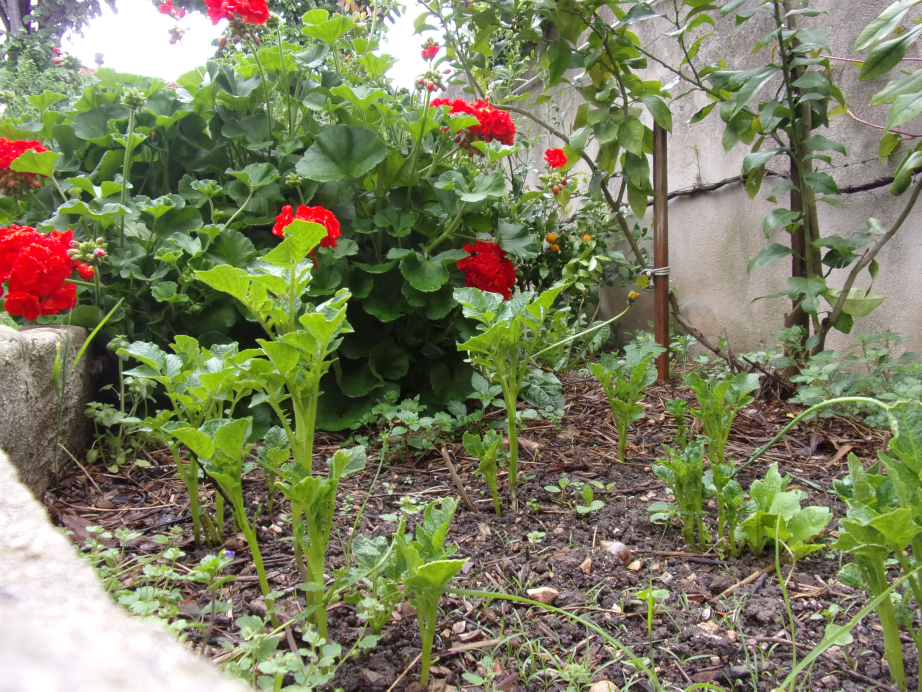
#> input picture Images/Im1.JPG, 4608 x 3456 px (shown at 1/5 size)
$ python scriptRegisterImages.py
#> lines starting #> are read from the running program, lines starting #| are printed output that depends on the picture
import cv2
import numpy as np
from matplotlib import pyplot as plt
from matplotlib import cm


########
#      #
# Main #
#      #
########

if __name__ == '__main__':
    # Load Images
    img1 = cv2.imread('Images/Im1.JPG', 0)
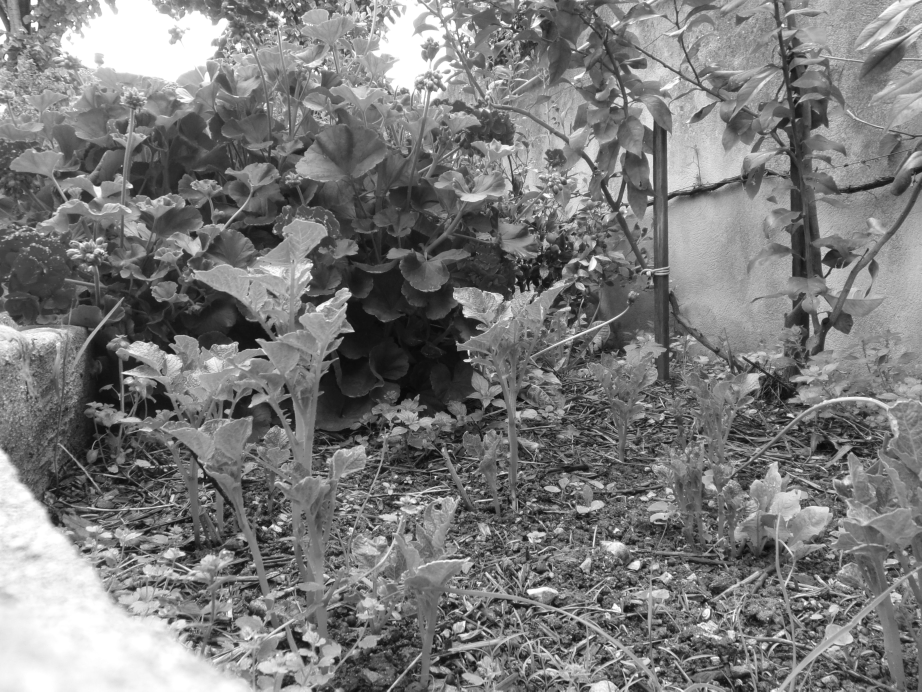
#> img1: shape (3456, 4608) (shown at 1/5 size); min 1, max 255, mean 123.2
    img2 = cv2.imread('Images/Im2.JPG', 0)
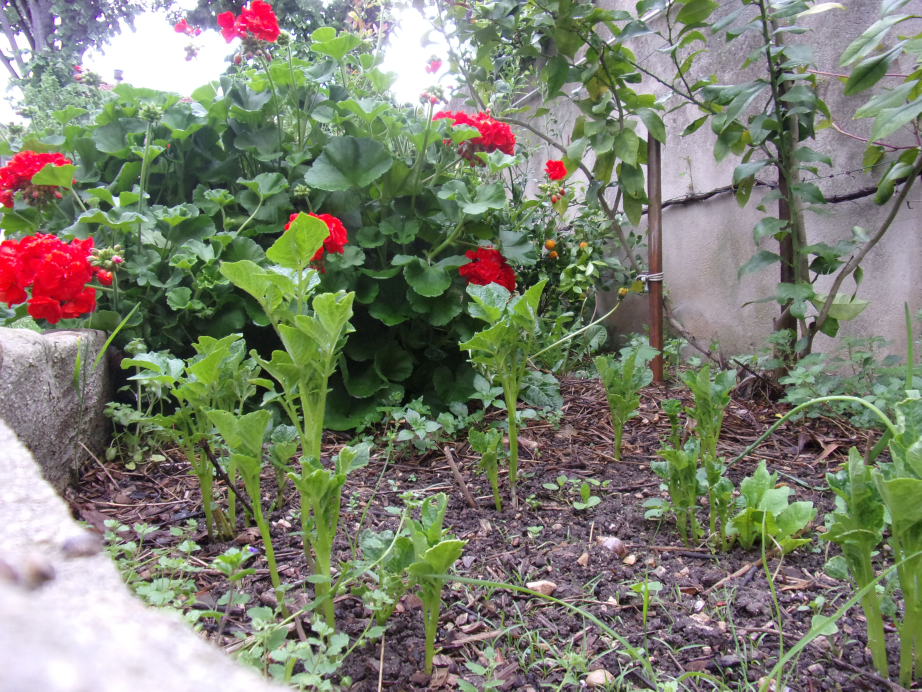
#> input picture Images/Im2.JPG, 4608 x 3456 px (shown at 1/5 size)
#> img2: shape (3456, 4608); min 0, max 255, mean 126.1
    img1 = img1[1000::2, 0:3000:2]
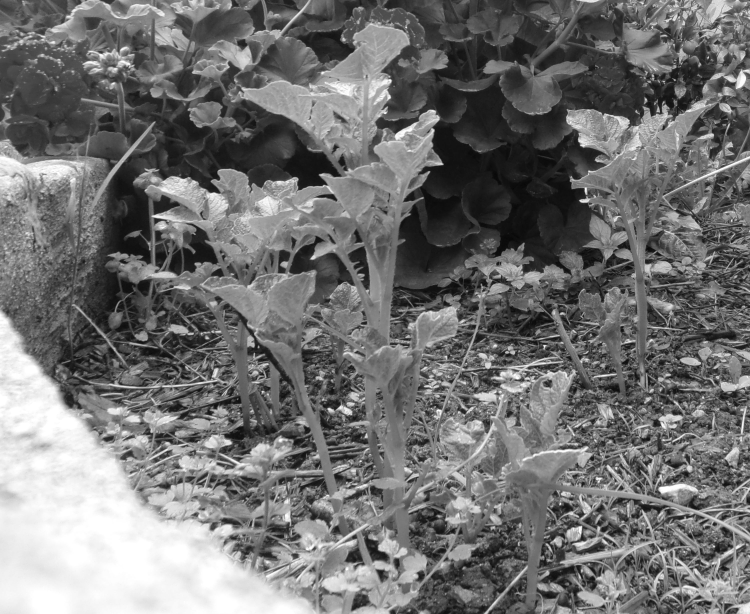
#> img1: shape (1228, 1500) (shown at 1/2 size); min 6, max 255, mean 113.9
    img2 = img2[1000::2, 0:3000:2]
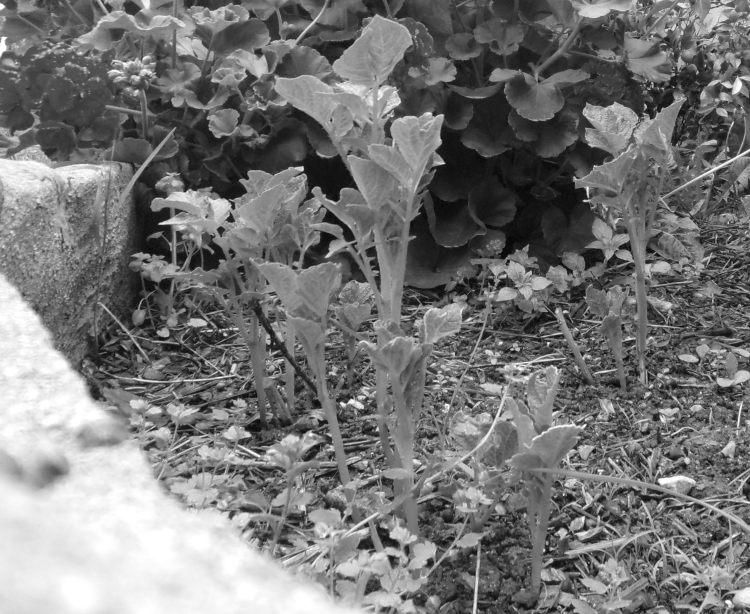
#> img2: shape (1228, 1500) (shown at 1/2 size); min 0, max 255, mean 118.3

    # Vizu 1
    plt.figure(figsize=(15, 12))
    plt.imshow(img2, cmap=cm.gray)
    plt.show()

    # SIFT descriptors
    sift = cv2.xfeatures2d.SIFT_create()
    # instead of sift = cv2.sift, need to install opencv-contrib-python with pip install -U opencv-contrib-python==3.4.2.17

    # find the keypoints and descriptors with SIFT
    kp1, des1 = sift.detectAndCompute(img1, None)
#> kp1 = 22710 keypoints; strongest (x, y, size): (1416, 115, 2.2), (1089, 692, 3.5), (1164, 402, 5.9), (1120, 1008, 2.8)
    kp2, des2 = sift.detectAndCompute(img2, None)
#> kp2 = 20795 keypoints; strongest (x, y, size): (1096, 686, 3.5), (1169, 402, 3.8), (1410, 131, 2.2), (603, 337, 7)

    # Vizu 2
    img = cv2.drawKeypoints(img1, kp1, np.array([]), flags=cv2.DRAW_MATCHES_FLAGS_DRAW_RICH_KEYPOINTS)
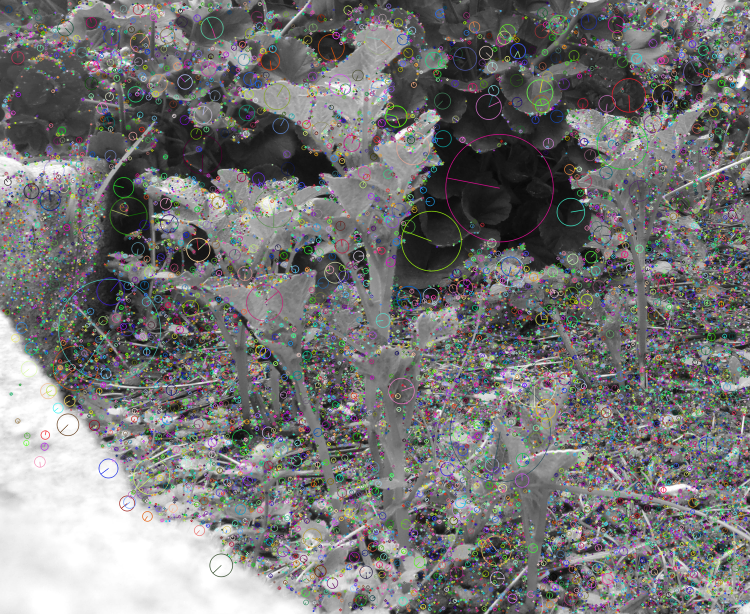
#> img: shape (1228, 1500, 3) (shown at 1/2 size); mean of channels 0, 1, 2 117, 117.1, 117.1; drawn as B, G, R
    plt.figure(figsize=(15, 12))
    plt.imshow(img)
    plt.show()

    # FLANN parameters => Be careful, it takes 5-10min for 3000x4000 images, 30" for 1200x1500
    FLANN_INDEX_KDTREE = 0
    index_params = dict(algorithm=FLANN_INDEX_KDTREE, trees=5)
    search_params = dict(checks=50)

    flann = cv2.FlannBasedMatcher(index_params, search_params)
    matches = flann.knnMatch(des1, des2, k=2)
#> matches = 22710 matches

    good = []
    pts1 = []
    pts2 = []

    # ratio test as per Lowe's paper
    for i, (m, n) in enumerate(matches):
        if m.distance < 0.25 * n.distance:
            good.append(m)
            pts2.append(kp2[m.trainIdx].pt)
            pts1.append(kp1[m.queryIdx].pt)
#> after the loop, good = 242 matches; pts1 = 242 pairs, first value 21.87 to 1482.2, second value 14.28 to 1211; pts2 = 242 pairs, first value 81.76 to 1474.2, second value 36.38 to 1183.1
    print(len(good))
#| 242

    # Homography and warp
    M, mask = cv2.findHomography(np.int32(pts1), np.int32(pts2), cv2.RANSAC, 5.0)
#> M = [[0.948, 0.00549, 55.29], [-0.0031, 0.958, 23.43], [-6.9e-06, 4.41e-06, 1]]; mask = 242 values from 1 to 1
    img1warped = cv2.warpPerspective(img1, M, dsize=(img1.shape[1], img1.shape[0]))
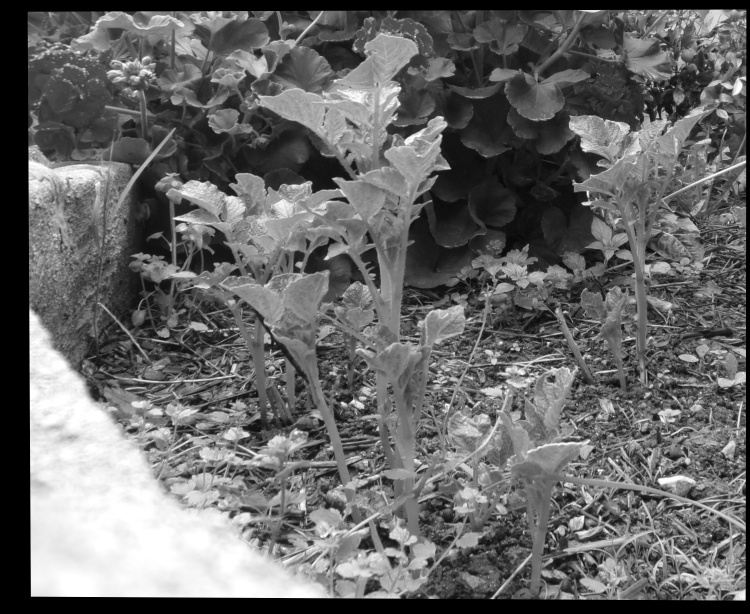
#> img1warped: shape (1228, 1500) (shown at 1/2 size); min 0, max 255, mean 104

    # Vizu 3
    img1 = np.array(img1, dtype=np.int32)
    img2 = np.array(img2, dtype=np.int32)
    img1warped = np.array(img1warped, dtype=np.int32)

    plt.figure(figsize=(15, 20))
    plt.subplot(211)
    plt.imshow(np.abs(-img1 + img2))
    plt.colorbar()
    plt.subplot(212)
    plt.imshow(np.absolute(-img1warped + img2))
    plt.colorbar()
    plt.show()
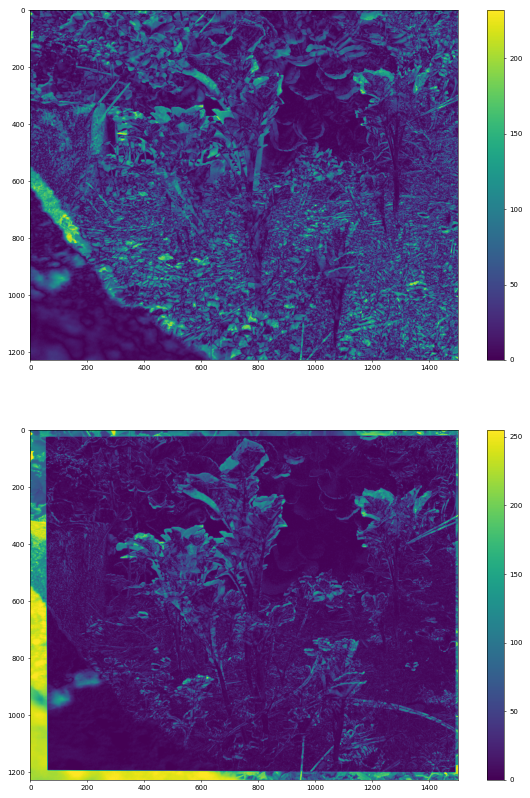
#> figure drawn by matplotlib, 4 panels
